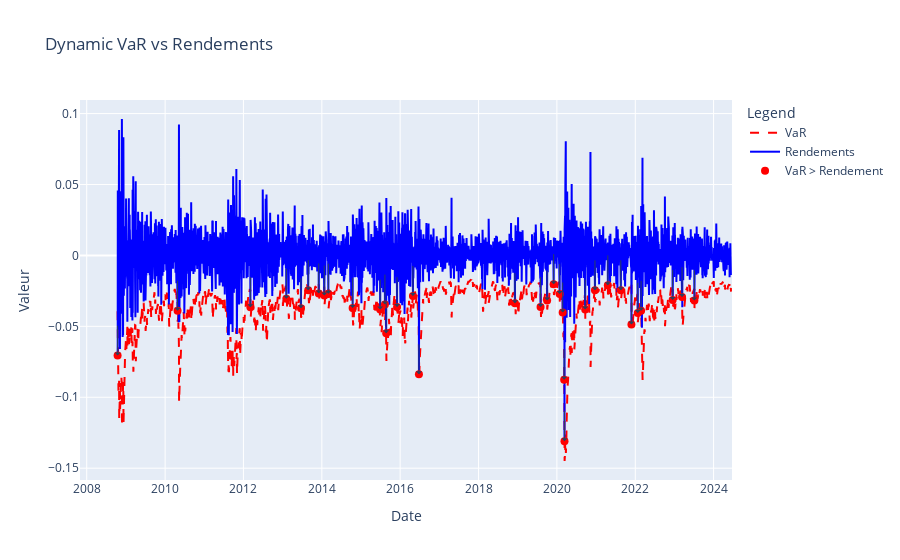

Notebook code cell kept with this figure:
### Code cell
result['VaR_dyn'].show()

### Figure 1 — Plotly figure (JSON) as saved in the notebook; plotly's stock layout.template omitted (floating-point values rounded to 4 significant figures; data arrays with more than 128 entries replaced by an {"elided": "..."} marker saying what was removed)
{"data": [{"line": {"color": "red", "dash": "dash"}, "mode": "lines", "name": "VaR", "type": "scatter", "x": {"elided": "4003 str values"}, "y": {"elided": "4003 float values"}}, {"line": {"color": "blue"}, "mode": "lines", "name": "Rendements", "type": "scatter", "x": {"elided": "4003 str values"}, "y": {"elided": "4003 float values"}}, {"marker": {"color": "red", "size": 8}, "mode": "markers", "name": "VaR > Rendement", "type": "scatter", "x": ["2008-10-15T00:00:00", "2010-04-27T00:00:00", "2012-03-06T00:00:00", "2013-02-04T00:00:00", "2013-06-20T00:00:00", "2013-08-27T00:00:00", "2013-12-03T00:00:00", "2014-01-24T00:00:00", "2014-03-03T00:00:00", "2014-10-15T00:00:00", "2015-06-29T00:00:00", "2015-08-12T00:00:00", "2015-08-24T00:00:00", "2015-12-03T00:00:00", "2016-04-29T00:00:00", "2016-06-24T00:00:00", "2018-12-06T00:00:00", "2019-08-02T00:00:00", "2019-10-02T00:00:00", "2019-12-02T00:00:00", "2020-01-27T00:00:00", "2020-02-24T00:00:00", "2020-03-09T00:00:00", "2020-03-12T00:00:00", "2020-09-21T00:00:00", "2020-12-21T00:00:00", "2021-04-20T00:00:00", "2021-08-19T00:00:00", "2021-11-26T00:00:00", "2022-01-24T00:00:00", "2022-02-24T00:00:00", "2022-12-15T00:00:00", "2023-03-13T00:00:00", "2023-07-06T00:00:00"], "y": [-0.07063, -0.03897, -0.03649, -0.03057, -0.03726, -0.02449, -0.02681, -0.02831, -0.02695, -0.03701, -0.03815, -0.03464, -0.05493, -0.03644, -0.02858, -0.08384, -0.03371, -0.03635, -0.03174, -0.02026, -0.02713, -0.04025, -0.08764, -0.131, -0.03811, -0.02463, -0.02112, -0.02456, -0.04867, -0.04054, -0.03904, -0.03139, -0.0294, -0.03176]}], "layout": {"annotations": [{"arrowhead": 1, "ax": 0, "ay": -40, "showarrow": true, "x": "2008-10-15T00:00:00", "y": -0.07063}, {"arrowhead": 1, "ax": 0, "ay": -40, "showarrow": true, "x": "2010-04-27T00:00:00", "y": -0.03897}, {"arrowhead": 1, "ax": 0, "ay": -40, "showarrow": true, "x": "2012-03-06T00:00:00", "y": -0.03649}, {"arrowhead": 1, "ax": 0, "ay": -40, "showarrow": true, "x": "2013-02-04T00:00:00", "y": -0.03057}, {"arrowhead": 1, "ax": 0, "ay": -40, "showarrow": true, "x": "2013-06-20T00:00:00", "y": -0.03726}, {"arrowhead": 1, "ax": 0, "ay": -40, "showarrow": true, "x": "2013-08-27T00:00:00", "y": -0.02449}, {"arrowhead": 1, "ax": 0, "ay": -40, "showarrow": true, "x": "2013-12-03T00:00:00", "y": -0.02681}, {"arrowhead": 1, "ax": 0, "ay": -40, "showarrow": true, "x": "2014-01-24T00:00:00", "y": -0.02831}, {"arrowhead": 1, "ax": 0, "ay": -40, "showarrow": true, "x": "2014-03-03T00:00:00", "y": -0.02695}, {"arrowhead": 1, "ax": 0, "ay": -40, "showarrow": true, "x": "2014-10-15T00:00:00", "y": -0.03701}, {"arrowhead": 1, "ax": 0, "ay": -40, "showarrow": true, "x": "2015-06-29T00:00:00", "y": -0.03815}, {"arrowhead": 1, "ax": 0, "ay": -40, "showarrow": true, "x": "2015-08-12T00:00:00", "y": -0.03464}, {"arrowhead": 1, "ax": 0, "ay": -40, "showarrow": true, "x": "2015-08-24T00:00:00", "y": -0.05493}, {"arrowhead": 1, "ax": 0, "ay": -40, "showarrow": true, "x": "2015-12-03T00:00:00", "y": -0.03644}, {"arrowhead": 1, "ax": 0, "ay": -40, "showarrow": true, "x": "2016-04-29T00:00:00", "y": -0.02858}, {"arrowhead": 1, "ax": 0, "ay": -40, "showarrow": true, "x": "2016-06-24T00:00:00", "y": -0.08384}, {"arrowhead": 1, "ax": 0, "ay": -40, "showarrow": true, "x": "2018-12-06T00:00:00", "y": -0.03371}, {"arrowhead": 1, "ax": 0, "ay": -40, "showarrow": true, "x": "2019-08-02T00:00:00", "y": -0.03635}, {"arrowhead": 1, "ax": 0, "ay": -40, "showarrow": true, "x": "2019-10-02T00:00:00", "y": -0.03174}, {"arrowhead": 1, "ax": 0, "ay": -40, "showarrow": true, "x": "2019-12-02T00:00:00", "y": -0.02026}, {"arrowhead": 1, "ax": 0, "ay": -40, "showarrow": true, "x": "2020-01-27T00:00:00", "y": -0.02713}, {"arrowhead": 1, "ax": 0, "ay": -40, "showarrow": true, "x": "2020-02-24T00:00:00", "y": -0.04025}, {"arrowhead": 1, "ax": 0, "ay": -40, "showarrow": true, "x": "2020-03-09T00:00:00", "y": -0.08764}, {"arrowhead": 1, "ax": 0, "ay": -40, "showarrow": true, "x": "2020-03-12T00:00:00", "y": -0.131}, {"arrowhead": 1, "ax": 0, "ay": -40, "showarrow": true, "x": "2020-09-21T00:00:00", "y": -0.03811}, {"arrowhead": 1, "ax": 0, "ay": -40, "showarrow": true, "x": "2020-12-21T00:00:00", "y": -0.02463}, {"arrowhead": 1, "ax": 0, "ay": -40, "showarrow": true, "x": "2021-04-20T00:00:00", "y": -0.02112}, {"arrowhead": 1, "ax": 0, "ay": -40, "showarrow": true, "x": "2021-08-19T00:00:00", "y": -0.02456}, {"arrowhead": 1, "ax": 0, "ay": -40, "showarrow": true, "x": "2021-11-26T00:00:00", "y": -0.04867}, {"arrowhead": 1, "ax": 0, "ay": -40, "showarrow": true, "x": "2022-01-24T00:00:00", "y": -0.04054}, {"arrowhead": 1, "ax": 0, "ay": -40, "showarrow": true, "x": "2022-02-24T00:00:00", "y": -0.03904}, {"arrowhead": 1, "ax": 0, "ay": -40, "showarrow": true, "x": "2022-12-15T00:00:00", "y": -0.03139}, {"arrowhead": 1, "ax": 0, "ay": -40, "showarrow": true, "x": "2023-03-13T00:00:00", "y": -0.0294}, {"arrowhead": 1, "ax": 0, "ay": -40, "showarrow": true, "x": "2023-07-06T00:00:00", "y": -0.03176}], "hovermode": "x unified", "legend": {"title": {"text": "Legend"}}, "title": {"text": "Dynamic VaR vs Rendements"}, "xaxis": {"title": {"text": "Date"}}, "yaxis": {"title": {"text": "Valeur"}}}}
